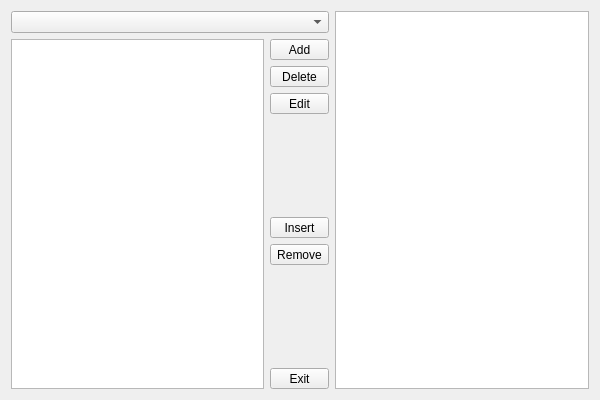
<?xml version="1.0" encoding="UTF-8"?>
<ui version="4.0">
 <class>PlotDialog</class>
 <widget class="QDialog" name="PlotDialog">
  <property name="geometry">
   <rect>
    <x>0</x>
    <y>0</y>
    <width>600</width>
    <height>400</height>
   </rect>
  </property>
  <property name="minimumSize">
   <size>
    <width>600</width>
    <height>400</height>
   </size>
  </property>
  <property name="windowTitle">
   <string>Plot setup</string>
  </property>
  <layout class="QGridLayout" name="mainLayout">
   <item row="4" column="1">
    <spacer name="upperSpacer">
     <property name="orientation">
      <enum>Qt::Vertical</enum>
     </property>
     <property name="sizeHint" stdset="0">
      <size>
       <width>20</width>
       <height>40</height>
      </size>
     </property>
    </spacer>
   </item>
   <item row="3" column="1">
    <widget class="QToolButton" name="editButton">
     <property name="sizePolicy">
      <sizepolicy hsizetype="Minimum" vsizetype="Fixed">
       <horstretch>0</horstretch>
       <verstretch>0</verstretch>
      </sizepolicy>
     </property>
     <property name="text">
      <string>Edit</string>
     </property>
    </widget>
   </item>
   <item row="5" column="1">
    <widget class="QToolButton" name="insertButton">
     <property name="sizePolicy">
      <sizepolicy hsizetype="Minimum" vsizetype="Fixed">
       <horstretch>0</horstretch>
       <verstretch>0</verstretch>
      </sizepolicy>
     </property>
     <property name="text">
      <string>Insert</string>
     </property>
    </widget>
   </item>
   <item row="6" column="1">
    <widget class="QToolButton" name="removeButton">
     <property name="sizePolicy">
      <sizepolicy hsizetype="Minimum" vsizetype="Fixed">
       <horstretch>0</horstretch>
       <verstretch>0</verstretch>
      </sizepolicy>
     </property>
     <property name="text">
      <string>Remove</string>
     </property>
    </widget>
   </item>
   <item row="8" column="1">
    <widget class="QToolButton" name="exitButton">
     <property name="sizePolicy">
      <sizepolicy hsizetype="Minimum" vsizetype="Fixed">
       <horstretch>0</horstretch>
       <verstretch>0</verstretch>
      </sizepolicy>
     </property>
     <property name="text">
      <string>Exit</string>
     </property>
    </widget>
   </item>
   <item row="7" column="1">
    <spacer name="lowerSpacer">
     <property name="orientation">
      <enum>Qt::Vertical</enum>
     </property>
     <property name="sizeHint" stdset="0">
      <size>
       <width>20</width>
       <height>40</height>
      </size>
     </property>
    </spacer>
   </item>
   <item row="0" column="0" colspan="2">
    <widget class="QComboBox" name="Axes"/>
   </item>
   <item row="1" column="0" rowspan="8">
    <widget class="QListWidget" name="Plots"/>
   </item>
   <item row="0" column="2" rowspan="9">
    <widget class="QTableWidget" name="Sensors"/>
   </item>
   <item row="2" column="1">
    <widget class="QToolButton" name="deleteButton">
     <property name="sizePolicy">
      <sizepolicy hsizetype="Minimum" vsizetype="Fixed">
       <horstretch>0</horstretch>
       <verstretch>0</verstretch>
      </sizepolicy>
     </property>
     <property name="text">
      <string>Delete</string>
     </property>
    </widget>
   </item>
   <item row="1" column="1">
    <widget class="QToolButton" name="addButton">
     <property name="sizePolicy">
      <sizepolicy hsizetype="Minimum" vsizetype="Fixed">
       <horstretch>0</horstretch>
       <verstretch>0</verstretch>
      </sizepolicy>
     </property>
     <property name="text">
      <string>Add</string>
     </property>
    </widget>
   </item>
  </layout>
 </widget>
 <resources/>
 <connections>
  <connection>
   <sender>exitButton</sender>
   <signal>clicked()</signal>
   <receiver>PlotDialog</receiver>
   <slot>accept()</slot>
   <hints>
    <hint type="sourcelabel">
     <x>309</x>
     <y>381</y>
    </hint>
    <hint type="destinationlabel">
     <x>305</x>
     <y>513</y>
    </hint>
   </hints>
  </connection>
 </connections>
</ui>
